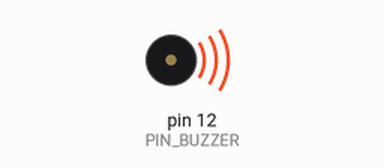
This sketch was run on a simulated Arduino Uno, built with avr-gcc and run on an emulated ATmega328P. Parts: buzzer (waves = sounding).

Above: at 0.1 s.
Timing chart, 0 to 40.0 s (numbered marks = the images above):
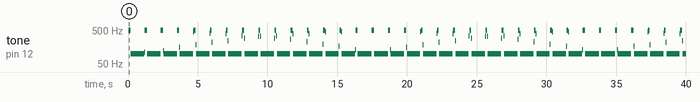

The sketch:

active_buzzer.ino
```cpp
//Define Pins
#define PIN_BUZZER 12

void setup() {
  // put your setup code here, to run once:

  //initialize the buzzer pin as an output
  pinMode(PIN_BUZZER, OUTPUT);
}

void loop() {
  // put your main code here, to run repeatedly:

  unsigned char i;
  while(1)
 {
    //output an frequency
    for(i=0; i< 80; i++)
    {
      digitalWrite(PIN_BUZZER, HIGH);
      delay(1); //wait for 1ms
      digitalWrite(PIN_BUZZER, LOW);
      delay(1);
    }

    // output another frequency
    for(i=0; i<100; i++)
    {
      digitalWrite(PIN_BUZZER, HIGH);
      delay(5);
      digitalWrite(PIN_BUZZER, LOW);
      delay(5);
    }
 }
}
```

Measured:
- by itself, tone on pin 12 (PIN_BUZZER): plays 496 Hz for 0.16 s, 100 Hz for 0.96 s, 111 Hz for 0.04 s, 496 Hz for 0.16 s, 100 Hz for 1.0 s, 496 Hz for 0.16 s … (125 notes in this stretch)
